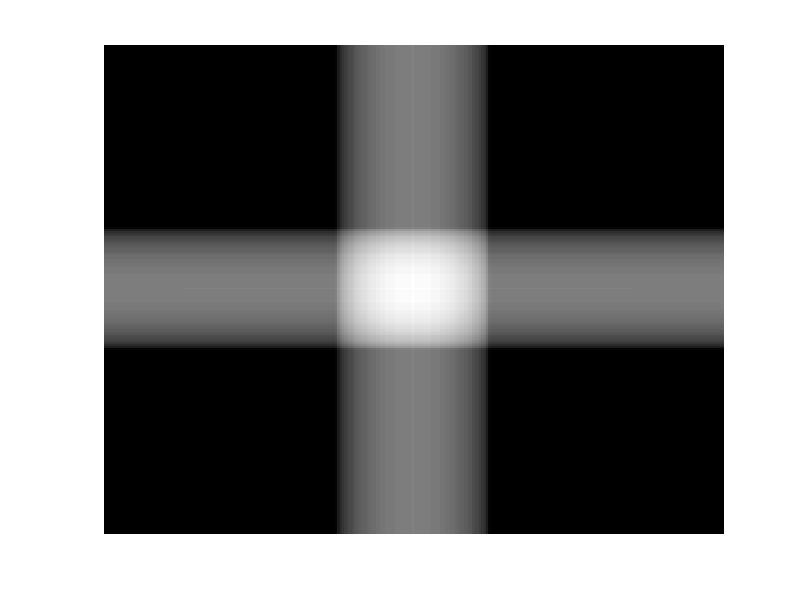
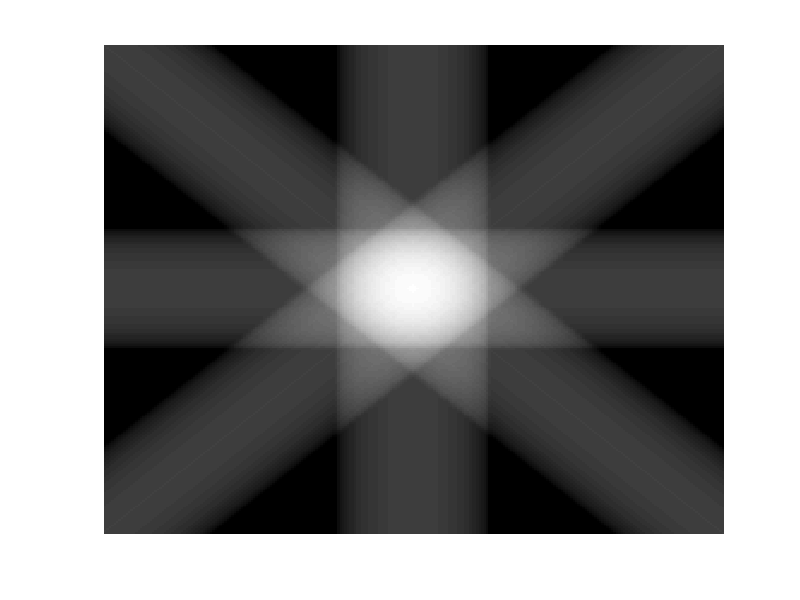
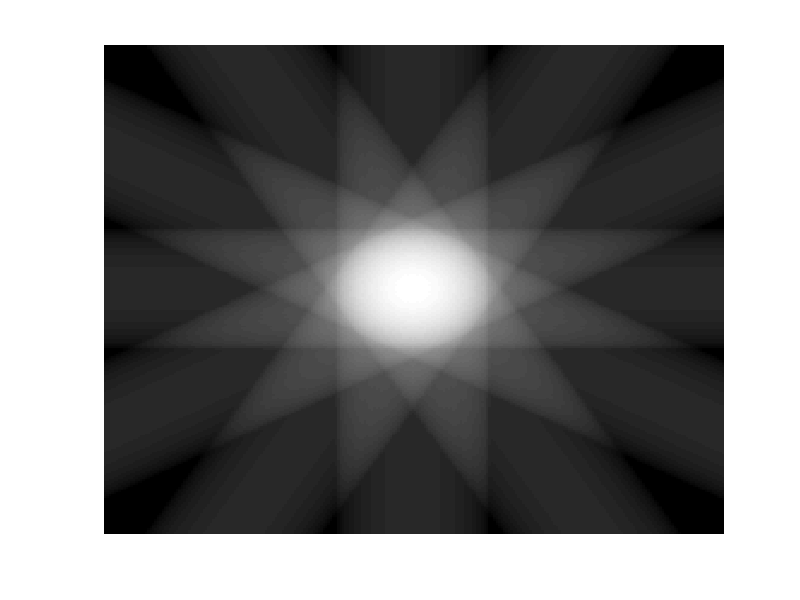
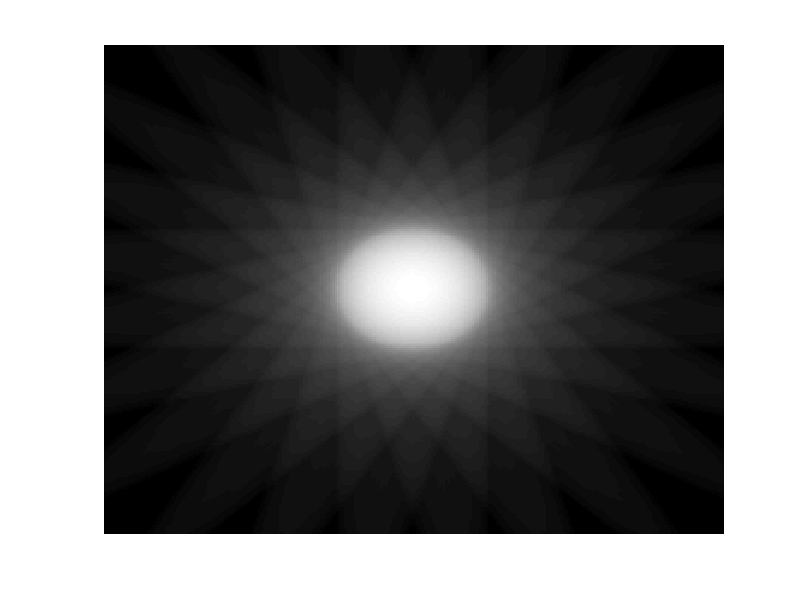

These figures' MATLAB source, in order:
pkg load image

n = 2^8;                 % size of mask
M = zeros(n);
I = 1:n; 
x = I-n/2;                % mask x-coordinates 
y = n/2-I;                % mask y-coordinates
[X,Y] = meshgrid(x,y);    % create 2-D mask grid
R1 = 2^5;                   % aperture radius
A = (X.^2 + Y.^2 <= R1^2); % circular aperture of radius R
M(A) = 1;                

Theta = 0:90:179;
[R,xp] = radon(M,Theta);
Rinv = iradon(R,[],'linear','none')
imagesc(Rinv)
set(gca,'visible','off')
colormap(gray)
print -dpng Backprojection2Angles

Theta = 0:45:179;
[R,xp] = radon(M,Theta);
Rinv = iradon(R,[],'linear','none')
imagesc(Rinv)
set(gca,'visible','off')
colormap(gray)
print -dpng Backprojection4Angles

Theta = 0:30:179;
[R,xp] = radon(M,Theta);
Rinv = iradon(R,[],'linear','none')
imagesc(Rinv)
set(gca,'visible','off')
colormap(gray)
print -dpng Backprojection6Angles

Theta = 0:15:179;
[R,xp] = radon(M,Theta);
Rinv = iradon(R,[],'linear','none')
imagesc(Rinv)
set(gca,'visible','off')
colormap(gray)
print -dpng Backprojection12Angles

Theta = 0:10:179;
[R,xp] = radon(M,Theta);
Rinv = iradon(R,[],'linear','none')
imagesc(Rinv)
set(gca,'visible','off')
colormap(gray)
print -dpng Backprojection18Angles

Theta = 0:5:179;
[R,xp] = radon(M,Theta);
Rinv = iradon(R,[],'linear','none')
imagesc(Rinv)
set(gca,'visible','off')
colormap(gray)
print -dpng Backprojection36Angles

Theta = 0:1:179;
[R,xp] = radon(M,Theta);
Rinv = iradon(R,[],'linear','none')
imagesc(Rinv)
set(gca,'visible','off')
colormap(gray)
print -dpng Backprojection180Angles